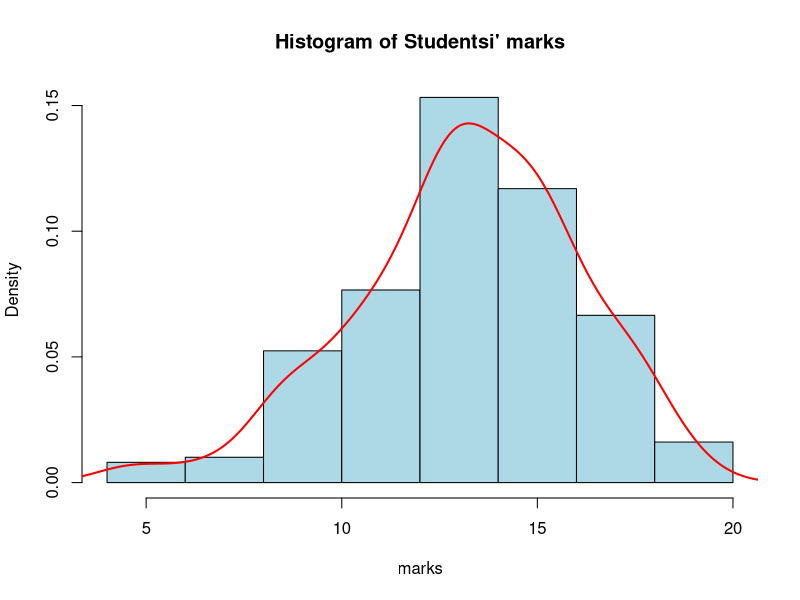
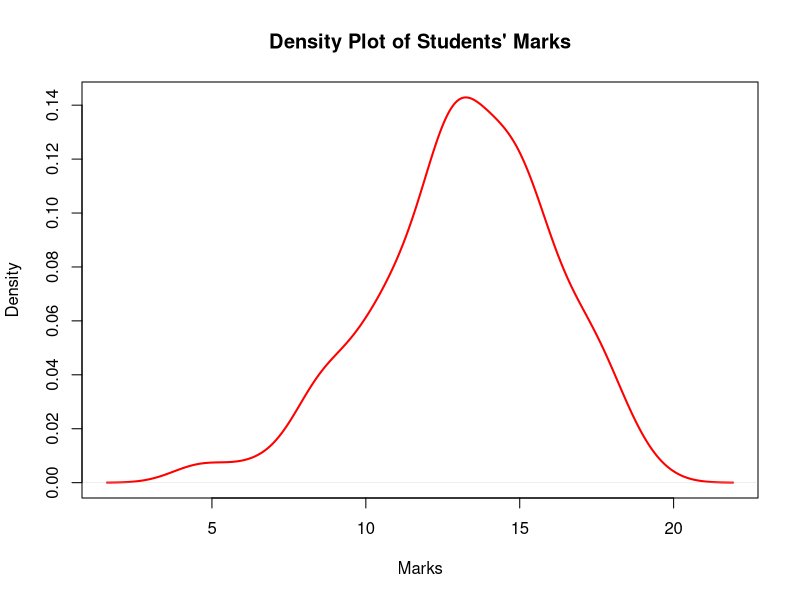
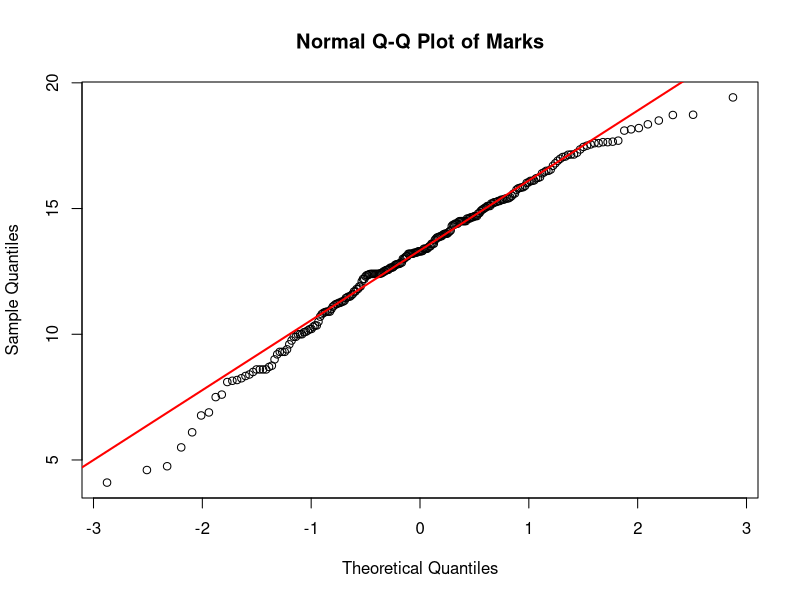
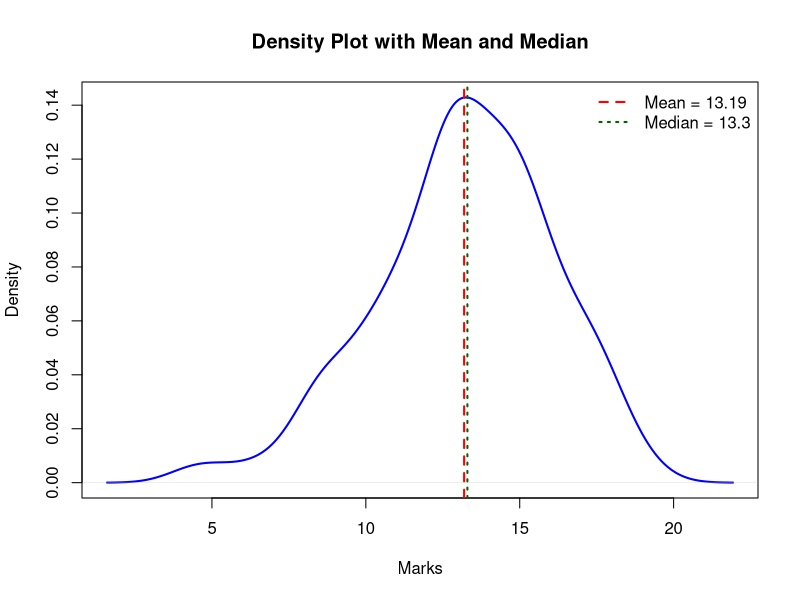
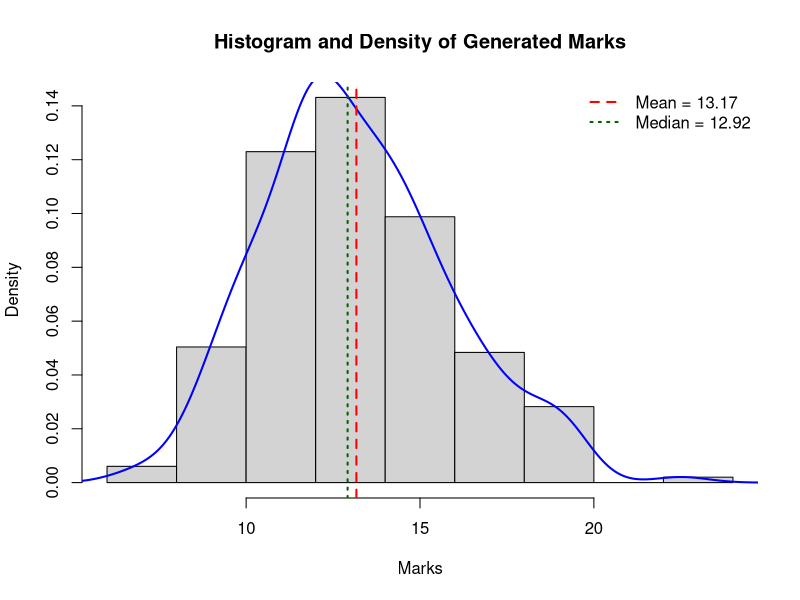
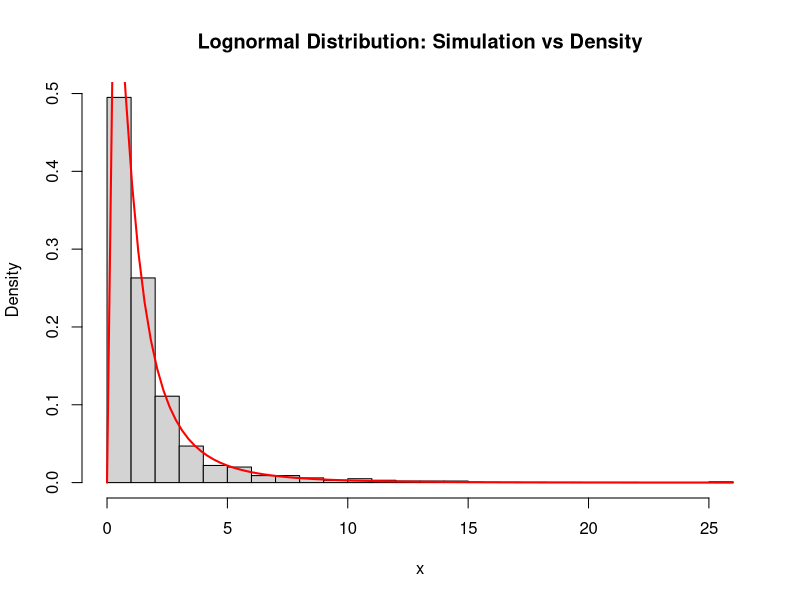

Reproduce these figures in R, in order.
## ---- chunk 1
# Create marks vector in R
marks <- c(
  6.89, 10.35, 14.5, 15.35, 13.4, 12.35, 13.6, 11.3, 4.6, 15.85, 10.15, 8.15, 8.25,
  17.05, 15.2, 16.2, 15.05, 16.25, 18.5, 16.8, 15.25, 12.75, 12.45, 10.2, 13.3, 8.7,
  13.05, 10.9, 13, 13.85, 11.55, 14.5, 12.85, 17.15, 13.3, 15.25, 17.55, 11.25, 12.85,
  14.5, 10.7, 11.9, 14, 14.6, 12.4, 15.35, 12.3, 11.7, 11.7, 10, 11.8, 15.6,
  8.6, 10, 12.5, 9.9, 10.3, 13.3, 14, 16.5, 14, 14.7, 18.2, 15.1, 14.4,
  8.1, 12.4, 10.9, 13.1, 14.5, 15.4, 10, 13.2, 13.4, 14.6, 17.5, 13.4, 15.8,
  13.2, 13.3, 13.8, 11.2, 15.3, 16.1, 9.3, 16.5, 11.5, 13, 14.7, 9.3, 8.6,
  12.4, 12.8, 10.8, 5.5, 13.5, 12.4, 11.8, 12.2, 8.5, 9.4, 11.9, 8.6, 13.2,
  12.4, 11.5, 10.1, 14.8, 12.7, 6.1, 8.6, 9.3, 9.9, 8.4, 11.3, 13.1, 13.5,
  4.1, 7.5, 13.9, 15.1, 13.2, 14.5, 17.6, 14.7, 12.5, 15.4, 15.5, 9.2, 10.5,
  13.45, 18.15, 10.9, 12.65, 13.2, 17.6, 13.9, 12.4, 14.6, 12.4, 17.15, 16.4, 13.75,
  14.4, 17.35, 14.3, 14.65, 16.1, 11.25, 10.35, 13.95, 12.55, 7.6, 14.95, 9.6, 18.35,
  12.2, 12.35, 16.7, 15.3, 9, 14.05, 14.65, 11.15, 17.45, 4.75, 13.6, 14.4, 15.2,
  8.75, 13.4, 13.6, 14.35, 12.65, 14.9, 15.1, 15.45, 16.55, 9.75, 16.9, 14.35, 12.66,
  11.44, 11.47, 12.1, 11.34, 10.88, 8.34, 13.24, 15.59, 14.09, 12.4, 15.84, 12.39, 17.64,
  12.78, 12.78, 15.41, 11.21, 12.56, 10.85, 16.04, 11.1, 13.25, 15.9, 14.5, 12.42, 11,
  10.08, 12.8, 8.18, 15.75, 13.26, 12.61, 13.98, 6.77, 13.85, 12.42, 15.36, 13.24, 13.88,
  17.7, 15.02, 17.22, 16.98, 16.12, 17.66, 17.64, 13.32, 17.14, 11.6, 18.1, 14.13, 14.98,
  16.44, 18.73, 14.82, 16.02, 14.66, 14.48, 12.56, 10.21, 18.72, 19.42, 16.22, 17.07, 15.82,
  15.27
)

length(marks)
summary(marks)
## ---- chunk 2
# Histogram with density 
hist(marks, probability = T, col = 'lightblue',main = "Histogram of Studentsi' marks")
# Add the density estimate
lines(density(marks), col = 'red', lwd = 2)
## ---- chunk 3
plot( density(marks), main = "Density Plot of Students' Marks",
  xlab = "Marks", lwd = 2, col = "red")

## ---- chunk 4
qqnorm(marks, main = "Normal Q-Q Plot of Marks")
qqline(marks, col ='red', lwd = 2)
## ---- chunk 5
mu <- mean(marks)
med <- median(marks)

plot(density(marks), main = "Density Plot with Mean and Median", xlab = "Marks", lwd = 2, col = "blue")
abline(v = mu, col = "red", lwd = 2, lty = 2)
abline(v = med, col = "darkgreen", lwd = 2, lty = 3)
legend("topright",
       legend = c(paste("Mean =", round(mu, 2)),paste("Median =", round(med, 2))),
       col = c("red", "darkgreen"),lwd = 2, lty = c(2, 3),bty = "n")

## ---- chunk 6
#Shapiro–Wilk test
shapiro.test(marks)
## ---- chunk 7
# The normal random generation in R is rnorm()
n <- length(marks)
mu <- mean(marks)
sigma <- sqrt(var(marks))

set.seed(123)     #For reproducibility 
# The new data set that foll the mark distribution
new_marks <- rnorm(n,mean = mu,sd = sigma)
# Computing the summary 
summary(new_marks)
mean(new_marks)
var(new_marks)
## ---- chunk 8
# Parameters
mu <- mean(new_marks)
median <- median(new_marks)

# Histogram with density
hist(
  new_marks,
  probability = TRUE,
  col = "lightgray",
  main = "Histogram and Density of Generated Marks",
  xlab = "Marks"
)
# Density curve
lines(density(new_marks), col = "blue", lwd = 2)
# Mean (mu)
abline(v = mu, col = "red", lwd = 2, lty = 2)
# Median
abline(v = median, col = "darkgreen", lwd = 2, lty = 3)

legend("topright",
       legend = c(paste("Mean =", round(mu, 2)),paste("Median =", round(median, 2))),
       col = c("red", "darkgreen"),lwd = 2, lty = c(2, 3),bty = "n")

## ---- chunk 9
#ks.test(new_marks, marks)
ks.test(new_marks, marks)
## ---- chunk 10
# Load dataset
data(rock)

# Convert to numeric matrix
X <- as.matrix(rock)

# Mean vector (length = 4)
mu <- colMeans(X)

# Covariance matrix (4 x 4) — THIS IS THE FIX
Sigma <- cov(X)

# Check dimensions
#length(mu)     
#dim(Sigma)     

# Generate multivariate normal sample
library(MASS)
set.seed(123)

n <- 500
new_rock <- mvrnorm(n = n, mu = mu, Sigma = Sigma)

# Convert to data frame
new_rock <- as.data.frame(new_rock)
# Checking the new sample dimensions 
dim(new_rock)

## ---- chunk 11
rlognormal_trans <- function(n, mu, sigma) {
  Z <- rnorm(n)                # Step 1: standard normal
  X <- exp(mu + sigma * Z)     # Step 2: transformation
  return(X)
}

## ---- chunk 12
set.seed(123)

n <- 1000
mu <- 0
sigma <- 1

x <- rlognormal_trans(n, mu, sigma)

## ---- chunk 13
hist(x, probability = TRUE, 
     breaks = 30,
     main = "Lognormal Distribution: Simulation vs Density",
     xlab = "x")

curve(dlnorm(x, meanlog = mu, sdlog = sigma),
      col = "red", lwd = 2, add = TRUE)

## ---- chunk 14
set.seed(1)

n <- 100000
x <- rnorm(n)
I_MC <- mean(x^2 * (x >= 1))

I_MC

## ---- chunk 15
set.seed(1)

n <- 100000
u <- runif(n)
x <- qnorm(u * (1 - pnorm(1)) + pnorm(1))
I_IS <- (1 - pnorm(1)) * mean(x^2)

I_IS

## ---- chunk 16
# Divide samples equally among 3 strata.

set.seed(1)
n <- 100000
n1 <- n2 <- n3 <- n/3

# step 1: Compute stratum probabilities.

p1 <- pnorm(2) - pnorm(1)
p2 <- pnorm(3) - pnorm(2)
p3 <- 1 - pnorm(3)

# Step 2: Function to sample truncated normal

rtrunc <- function(n, a, b) {
  u <- runif(n)
  qnorm(u * (pnorm(b) - pnorm(a)) + pnorm(a))
}
# Step 3: Sample each stratum

# Forces samples to come from each part of the tail.

x1 <- rtrunc(n1, 1, 2)
x2 <- rtrunc(n2, 2, 3)
x3 <- rtrunc(n3, 3, Inf)
# Step 4: Combine estimates

I_SIS <- p1 * mean(x1^2) +
         p2 * mean(x2^2) +
         p3 * mean(x3^2)

I_SIS


